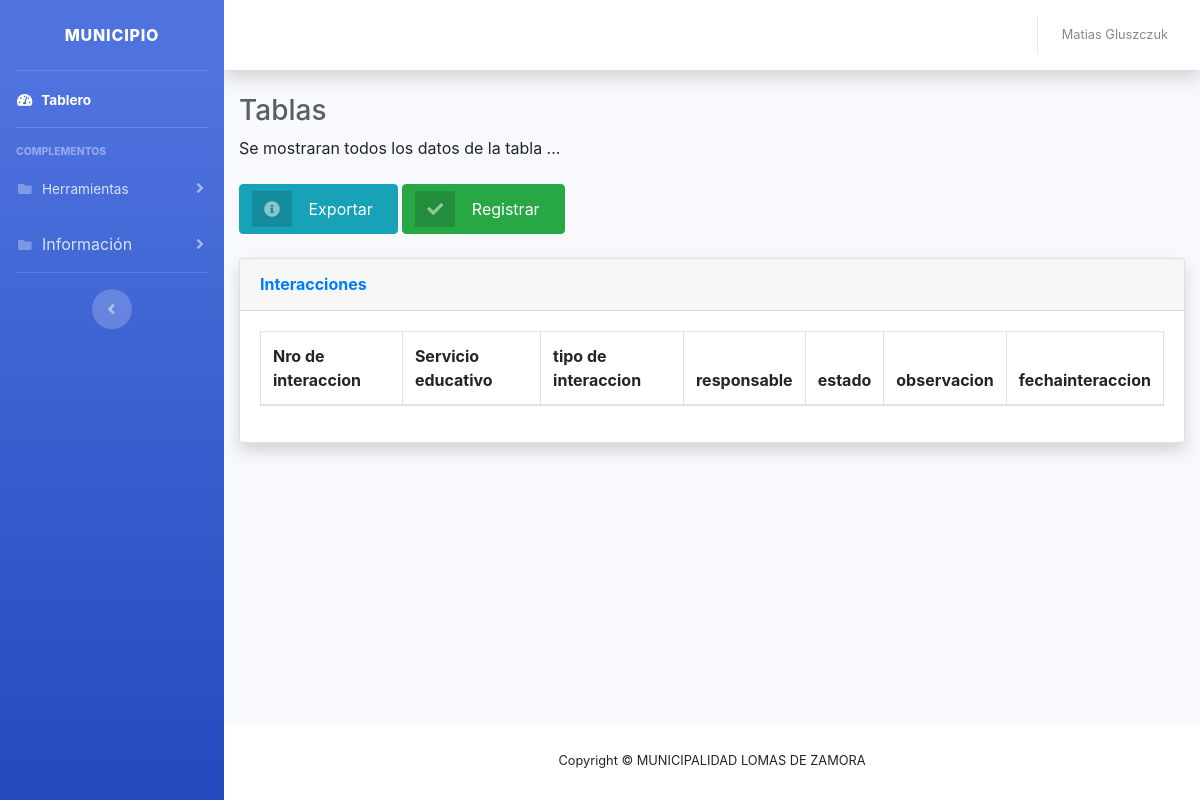
The app's page /administrador/tabla-iteracciones.php (signed in), older data.
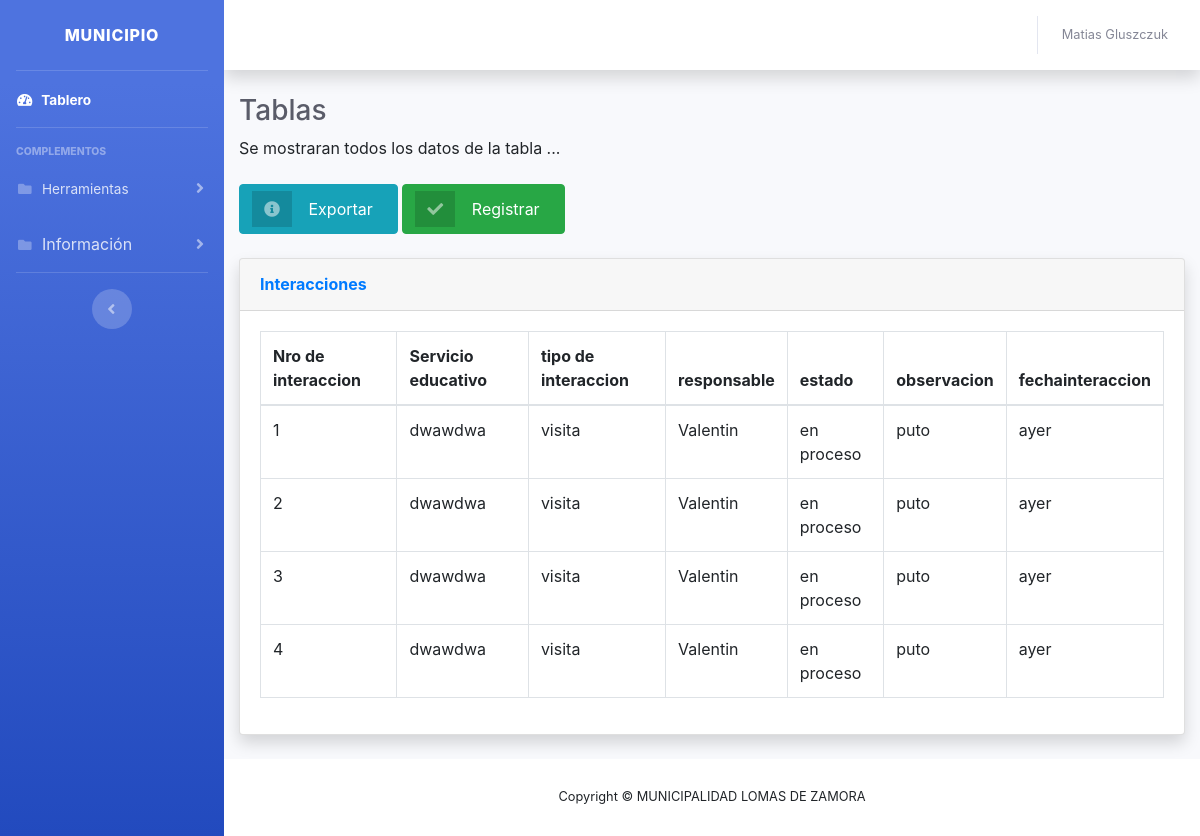
The same page, newer data.
### tables this page shows
CREATE TABLE `interacciones` (
  `idinteraccion` int(11) NOT NULL,
  `idse` int(11) NOT NULL,
  `idtipodeinteraccion` int(11) NOT NULL,
  `idresponsable` int(11) NOT NULL,
  `observacion` varchar(100) NOT NULL,
  `fechainteraccion` varchar(10) NOT NULL,
  `estado` varchar(40) NOT NULL
);

CREATE TABLE `servicioeducativo` (
  `idse` int(11) NOT NULL,
  `tipose` int(11) NOT NULL,
  `Autoridad` varchar(50) NOT NULL,
  `Nivel` varchar(50) NOT NULL,
  `Numero` int(11) NOT NULL,
  `Nombrese` varchar(50) NOT NULL,
  `idusuario` int(11) NOT NULL,
  `Telefono` int(11) NOT NULL,
  `Direccion` varchar(50) NOT NULL,
  `Entrecalle 1` varchar(50) NOT NULL,
  `Entre calle 2` varchar(50) NOT NULL,
  `iddelegacion` int(11) NOT NULL,
  `idbarrio` int(11) NOT NULL,
  `mail` varchar(50) NOT NULL,
  `iddirector` int(11) NOT NULL
);

CREATE TABLE `tiposdeinteracciones` (
  `idtipodeinteraccion` int(11) NOT NULL,
  `tipodeinteraccion` varchar(50) NOT NULL,
  `descripcion` varchar(50) NOT NULL
);

CREATE TABLE `referentes` (
  `idusuario` int(11) NOT NULL,
  `nombre` varchar(40) NOT NULL,
  `apellido` varchar(40) NOT NULL,
  `idtipousuario` int(11) NOT NULL,
  `email` varchar(40) NOT NULL,
  `password` text NOT NULL,
  `fechabaja` date NOT NULL,
  `idcoordinador` int(11) NOT NULL
);

### administrador/tabla-iteracciones.php (the view, shortened to what this page needs)
<!DOCTYPE html>
<html lang="en">
<head>
    <link href="vendor/fontawesome-free/css/all.min.css" rel="stylesheet" type="text/css">
    <link href="css/sb-admin-2.min.css" rel="stylesheet">
    <link href="vendor/datatables/dataTables.bootstrap4.min.css" rel="stylesheet">
  <link rel="stylesheet" href="https://cdnjs.cloudflare.com/ajax/libs/font-awesome/4.7.0/css/font-awesome.min.css">
  <link rel="stylesheet" href="https://stackpath.bootstrapcdn.com/bootstrap/4.3.1/css/bootstrap.min.css">
</head>
<body id="page-top">
  <div id="wrapper">
    <ul class="navbar-nav bg-gradient-primary sidebar sidebar-dark accordion" id="accordionSidebar">
      <a class="sidebar-brand d-flex align-items-center justify-content-center" href="index.php">
        <div class="sidebar-brand-text mx-3">Municipio</div>
      </a>
      <hr class="sidebar-divider my-0">
      <li class="nav-item active">
        <a class="nav-link" href="index.php">
          <i class="fas fa-fw fa-tachometer-alt"></i>
          <span>Tablero</span></a>
      </li>
      <hr class="sidebar-divider">
      <div class="sidebar-heading">
        Complementos
      </div>
      <li class="nav-item">
        <a class="nav-link collapsed" href="#" data-toggle="collapse" data-target="#collapsePages" aria-expanded="true" aria-controls="collapsePages">
          <i class="fas fa-fw fa-folder"></i>
          <span>Herramientas</span>
        </a>
      </li>
      <li class="nav-item">
        <a class="nav-link collapsed" href="#" data-toggle="collapse" data-target="#collapsePages" aria-expanded="true" aria-controls="collapsePages">
          <i class="fas fa-fw fa-folder"></i>
          <span></span>Información
        </a>
      </li>
      <hr class="sidebar-divider d-none d-md-block">
      <div class="text-center d-none d-md-inline">
        <button class="rounded-circle border-0" id="sidebarToggle"></button>
      </div>
    </ul>
    <div id="content-wrapper" class="d-flex flex-column">
      <div id="content">
        <nav class="navbar navbar-expand navbar-light bg-white topbar mb-4 static-top shadow">
          <ul class="navbar-nav ml-auto">
            <li class="nav-item dropdown no-arrow">
              <a class="nav-link dropdown-toggle" href="#" id="userDropdown" role="button" data-toggle="dropdown" aria-haspopup="true" aria-expanded="false">
                <span class="mr-2 d-none d-lg-inline text-gray-600 small">
                  <?php
                    echo $_SESSION['nombre']." ".$_SESSION['apellido'];
                  ?>
                </span>
              </a>
            </li>
          </ul>
        </nav>
        <div class="container-fluid">
          <h1 class="h3 mb-2 text-gray-800">Tablas</h1>
          <p class="mb-4">Se mostraran todos los datos de la tabla ... </p>
          <a href="excel-inte.php" class="btn btn-info btn-icon-split">
                              <span class="icon text-white-50">
                                <i class="fas fa-info-circle"></i>
                              </span>
                              <span class="text">Exportar</span>
                            </a>
          <a href="interaccionesregister.php" class="btn btn-success btn-icon-split">
                              <span class="icon text-white-50">
                                <i class="fas fa-check"></i>
                              </span>
                              <span class="text">Registrar</span>
                            </a>
          <br>
          <br>
          <div class="card shadow mb-4">
            <div class="card-header py-3">
              <h6 class="m-0 font-weight-bold text-primary">Interacciones</h6>
            </div>
            <div class="card-body">
              <div class="table-responsive">
                <table class="table table-bordered" id="dataTable" width="100%" cellspacing="0">
                  <thead>
                    <tr>
                    <th>Nro de interaccion</th>
                    <th>Servicio educativo</th>
                    <th>tipo de interaccion</th>
                    <th>responsable</th>
                    <th>estado</th>
                    <th>observacion</th>
                    <th>fechainteraccion</th>
                    </tr>
                  </thead>
                   <?php
                          $servername = "localhost";
                          $username = "root";
                          $password = "";
                          $dbname = "municipio";
                          $conn = new mysqli($servername,$username,$password,$dbname);
                          $sql = "SELECT * FROM interacciones inner join servicioeducativo on interacciones.idse=servicioeducativo.idse  inner join tiposdeinteracciones on interacciones.idtipodeinteraccion=tiposdeinteracciones.idtipodeinteraccion inner join referentes on interacciones.idresponsable=referentes.idusuario";
                          $result = $conn->query($sql);
                          if ($result->num_rows > 0) {
                              while($row = $result->fetch_assoc()) {
                                  echo "<tr>"."<td>".$row["idinteraccion"]."</td>"."<td>".$row["Nombrese"]."</td>"."<td>".$row["tipodeinteraccion"]."</td>"."<td>".$row["nombre"]."</td>"."<td>".$row["estado"]."</td>"."<td>".$row["observacion"]."</td>"."<td>".$row["fechainteraccion"]."</td>"."</tr>";
                              }
                          }
                  ?>
                </table>
              </div>
            </div>
          </div>
        </div>
      </div>
      <footer class="sticky-footer bg-white">
        <div class="container my-auto">
          <div class="copyright text-center my-auto">
            <span>Copyright &copy; MUNICIPALIDAD LOMAS DE ZAMORA</span>
          </div>
        </div>
      </footer>
    </div>
  </div>
</body>
</html>

Row changes from the older to the newer data that the page shows:
added interacciones: idinteraccion "1", idse.Nombrese "dwawdwa", idtipodeinteraccion.tipodeinteraccion "visita", referentes.nombre "Valentin", estado "en proceso", observacion "puto", fechainteraccion "ayer"
added interacciones: idinteraccion "2", idse.Nombrese "dwawdwa", idtipodeinteraccion.tipodeinteraccion "visita", referentes.nombre "Valentin", estado "en proceso", observacion "puto", fechainteraccion "ayer"
added interacciones: idinteraccion "3", idse.Nombrese "dwawdwa", idtipodeinteraccion.tipodeinteraccion "visita", referentes.nombre "Valentin", estado "en proceso", observacion "puto", fechainteraccion "ayer"
added interacciones: idinteraccion "4", idse.Nombrese "dwawdwa", idtipodeinteraccion.tipodeinteraccion "visita", referentes.nombre "Valentin", estado "en proceso", observacion "puto", fechainteraccion "ayer"
